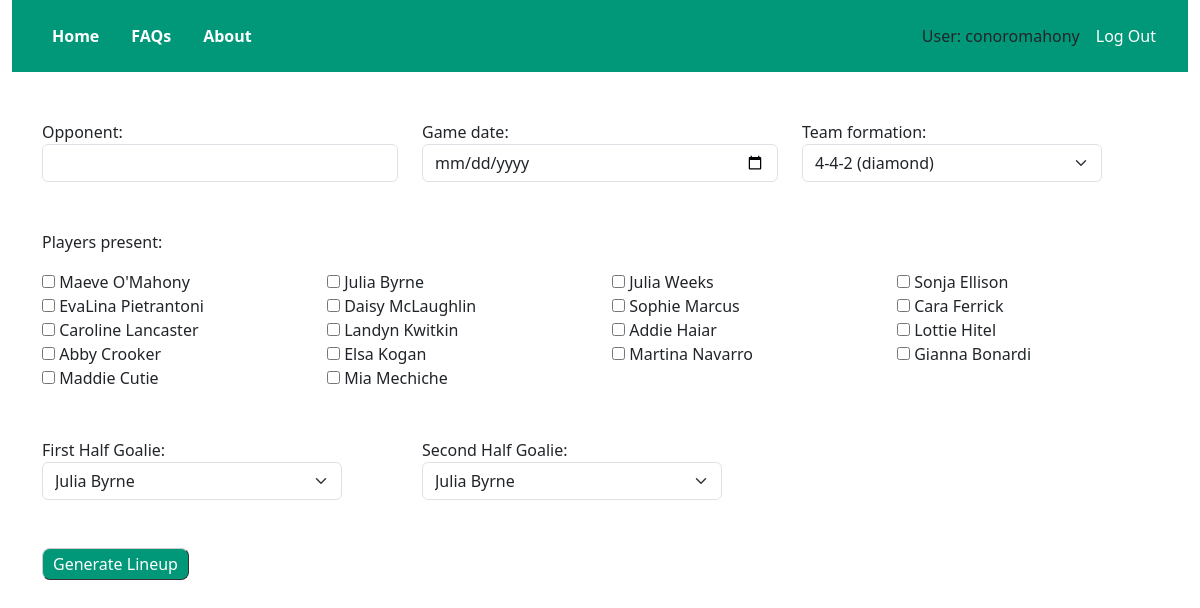
The app's page /lineups/new_lineup.html (signed in) with its own data.
### team/models.py (models this page shows, shortened)
class Player(models.Model):
    class PreferredPosition(models.TextChoices):
        GOALIE = "goalie", _("Goalie")
        LEFT_BACK = "left_full", _("Left Back")
        LEFT_CB = "center_back", _("Left Center Back")
        RIGHT_CB = "sweeper", _("Right Center Back")
        RIGHT_BACK = "right_full", _("Right Back")
        LEFT_MID = "left_mid", _("Left Mid")
        DEFENSIVE_MID = "stopper", _("Defensive Mid")
        ATTACKING_MID = "attacking_mid", _("Attacking Mid")
        RIGHT_MID = "right_mid", _("Right Mid")
        LEFT_STRIKER = "left_striker", _("Left Striker")
        RIGHT_STRIKER = "right_striker", _("Right Striker")
    name = models.CharField(max_length=20)
    team_name = models.CharField(max_length=20)
    preferred_position = models.CharField(
        max_length=13,
        choices=PreferredPosition.choices
    )
    is_goalie = models.BooleanField()
    is_left_full = models.BooleanField()
    is_right_full = models.BooleanField()
    is_center_back = models.BooleanField()
    is_sweeper = models.BooleanField()
    is_stopper = models.BooleanField()
    is_left_mid = models.BooleanField()
    is_right_mid = models.BooleanField()
    is_attacking_mid = models.BooleanField()
    is_left_striker = models.BooleanField()
    is_right_striker = models.BooleanField()
    objects = models.Manager()      # The default manager

### lineups/views.py (the view)
# urls.py: path('new_lineup.html', views.new_lineup, name='new_lineup'),
@login_required
@csrf_protect
def new_lineup(request):
    team = Team.objects.get(owner=request.user)
    players = Player.objects.filter(team_name=team.team_name)
    players_present = []
    lineups = []
    my_team_name = team.team_name
    if request.method == 'POST':
        possible_goalies = []
        goalies = Player.objects.filter(team_name=team.team_name).filter(is_goalie=True)
        for player in goalies:
            possible_goalies = possible_goalies + [(player.name, player.name)]
        form = NewLineupForm(request.POST, choices=possible_goalies)
        if form.is_valid():
            lineup_id = form.cleaned_data['opponent'] + str(form.cleaned_data['game_date'])
            if not Lineup.objects.filter(game_id=lineup_id).exists():
                instance = form.save(commit=False)
                instance.game_id = lineup_id
                instance.team_name = my_team_name
                instance.owner = request.user
                for player in players:
                    if request.POST.get(player.name):
                        players_present.append([player.name, player.is_goalie, player.is_left_full,
                                                player.is_right_full, player.is_center_back, player.is_sweeper,
                                                player.is_stopper, player.is_left_mid, player.is_right_mid,
                                                player.is_attacking_mid, player.is_left_striker,
                                                player.is_right_striker])
                num_minutes = 2 * int(team.half_duration)
                num_players = len(players_present)
                instance.num_players = num_players
                on_sideline = num_players - int(team.team_size)
                num_outfield = int(team.team_size) - 1
                subs_determined = False
                if on_sideline <= 0:
                    lineups = get_lineups(request, num_outfield, on_sideline, num_minutes, players_present,
                                          instance.first_goalie, instance.second_goalie)
                    subs_determined = True
                elif on_sideline == 1:
                    lineups = get_lineups(request, num_outfield, on_sideline, num_minutes, players_present,
                                          instance.first_goalie, instance.second_goalie)
                    subs_determined = True
                else:
                    lineups = get_lineups(request, num_outfield, on_sideline, num_minutes, players_present,
                                          instance.first_goalie, instance.second_goalie)
                    subs_determined = True
                logging.info("Mins:%s Players:%s Outfield:%s Subs:%s", num_minutes, num_players, num_outfield, on_sideline)
                instance.number_subs = 0
                instance.positions = lineups
                instance.save()
            else:
                messages.error(request, 'Lineup already exists.')
                return render(request, 'lineups/list.html')
        view_lineup_url = lineup_id + '/view_lineup.html'
        return redirect(view_lineup_url)
    else:
        possible_goalies = []
        goalies = Player.objects.filter(team_name=team.team_name).filter(is_goalie=True)
        for player in goalies:
            possible_goalies = possible_goalies + [(player.name, player.name)]
        logging.info(possible_goalies)
        form = NewLineupForm(choices=possible_goalies)
    return render(request, 'lineups/new_lineup.html', {'form': form, 'team': team, 'players': players})

### lineups/templates/lineups/new_lineup.html (shortened to what this page needs)
{% extends "home/base.html" %}
{% block content %}
    <form action="" method="post">
        <div class="row">
            <div class="col-sm">
                {{ form.opponent.label_tag }} <br />{{ form.opponent }}
            </div>
            <div class="col-sm">
                {{ form.game_date.label_tag }} <br />{{ form.game_date }}
            </div>
            <div class="col-sm">
                {{ form.team_formation.label_tag }} <br />{{ form.team_formation }}
            </div>
        </div>
        <p class="pt-5">Players present:</p>
        <div class="row">
            {% for player in players %}
                <div class="col-3">
                    <input type="checkbox" id="{{ player.name }}" name="{{ player.name }}" value="{{ player.name }}">
                    <label for="{{ player.name }}">{{ player.name }}</label>
                </div>
            {% endfor %}
        </div>
        <div class="row pt-5">
            <div class="col-sm">
                {{ form.first_goalie.label_tag }} <br />{{ form.first_goalie }}
            </div>
            <div class="col-sm">
                {{ form.second_goalie.label_tag }} <br />{{ form.second_goalie }}
            </div>
            <div class="col-sm">
            </div>
        </div>
        <div class="pt-5">
            <input class="lineup_button" type="submit" value="Generate Lineup">
        </div>
    </form>
{% endblock %}

### home/templates/home/base.html (shortened to what this page needs)
{% load static %}
<!DOCTYPE html>
<html lang="en">
<head>
    {% load bootstrap5 %}
    {% bootstrap_css %}
    <link href="{% static "css/team.css" %}" rel="stylesheet">
</head>
<body>
    <div class="container-fluid no-print">
        <nav class="navbar navbar-expand-lg navbar-dark" style="background-color: #009879;">
            <div class="collapse navbar-collapse" id="navbarSupportedContent">
                <ul class="navbar-nav me-auto">
                    <li class="nav-item"><a href="/home/index.html" class="nav-link px-3 ms-4 fw-bold text-white">Home</a></li>
                    <li class="nav-item"><a href="/home/faqs.html" class="nav-link px-3 fw-bold text-white">FAQs</a></li>
                    <li class="nav-item"><a href="/home/about.html" class="nav-link px-3 fw-bold text-white">About</a></li>
                </ul>
                <span class="navbar-text">
                    <ul class="navbar-nav text-end">
                        {% if user.is_authenticated %}
                            <li><a href="#" class="nav-link link-dark px-2">User: {{ user.username }}</a></li>
                            <li><a href="{% url 'users:login' %}" class="nav-link link-dark px-2 me-4 text-white">Log Out</a></li>
                        {% endif %}
                    </ul>
                </span>
            </div>
        </nav>
    </div>
    <div class="container mt-5">
        {% block content %}
        {% endblock content %}
    </div>
</body>
</html>

### team/static/css/team.css (style rules this page uses)
.lineup_button { text-decoration: none; background-color: #009879; color: #ffffff; padding: 3px 10px 3px 10px; border-top: 1px solid #CCCCCC; border-right: 1px solid #333333; border-bottom: 1px solid #333333; border-left: 1px solid #CCCCCC; border-radius: 8px; font-family: system-ui, -apple-system, BlinkMacSystemFont, “Segoe UI”, Roboto, Oxygen-Sans, Ubuntu, Cantarell, “Helvetica Neue”, Arial, sans-serif; }
input[type="checkbox"] { background-color: #002B4E; color: white; }
input[type="checkbox"]:before { background-color: #002B4E; color: white; }
body { -webkit-print-color-adjust:exact !important; print-color-adjust:exact !important; }

### records on screen
Player: name "Maeve O'Mahony"
Player: name "Julia Byrne"
Player: name "Julia Weeks"
Player: name "Sonja Ellison"
Player: name "EvaLina Pietrantoni"
Player: name "Daisy McLaughlin"
Player: name "Sophie Marcus"
Player: name "Cara Ferrick"
Player: name "Caroline Lancaster"
Player: name "Landyn Kwitkin"
Player: name "Addie Haiar"
Player: name "Lottie Hitel"
Player: name "Abby Crooker"
Player: name "Elsa Kogan"
Player: name "Martina Navarro"
Player: name "Gianna Bonardi"
Player: name "Maddie Cutie"
Player: name "Mia Mechiche"

### other values on screen
{{ user.username }} "conoromahony"
